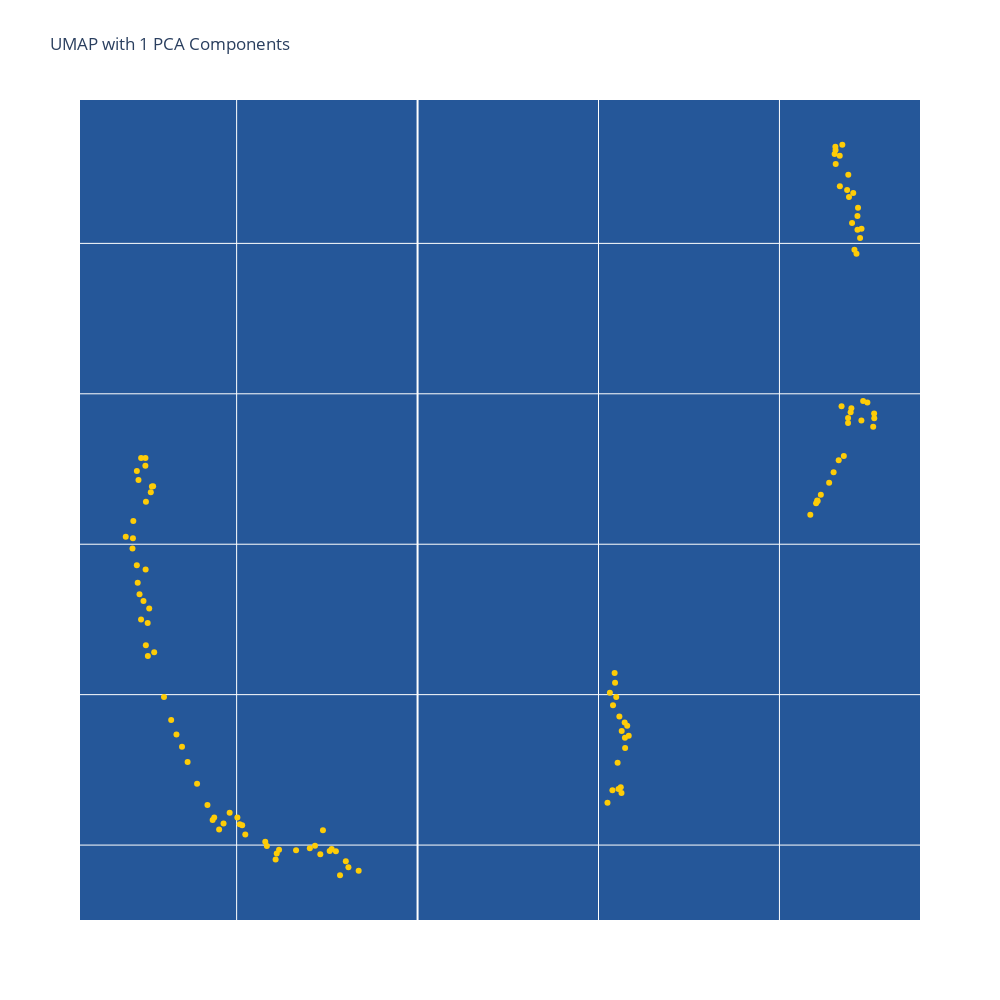
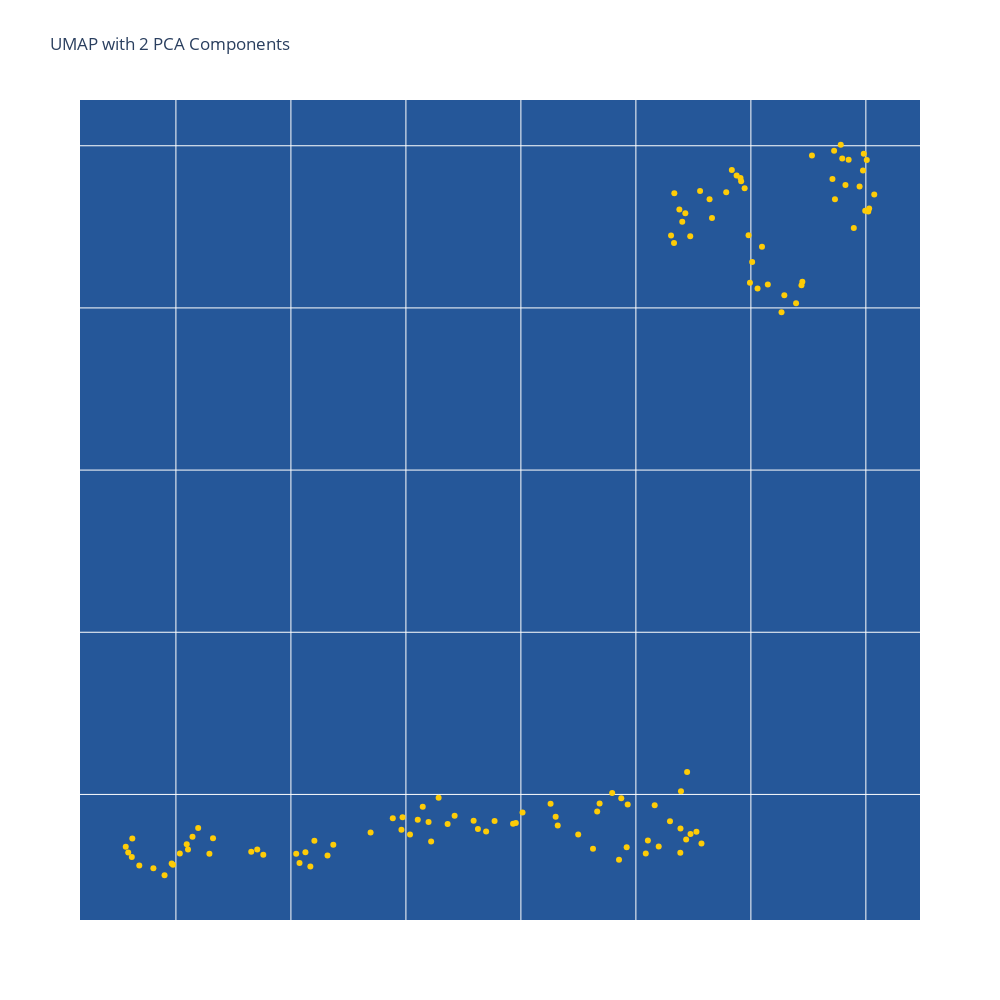
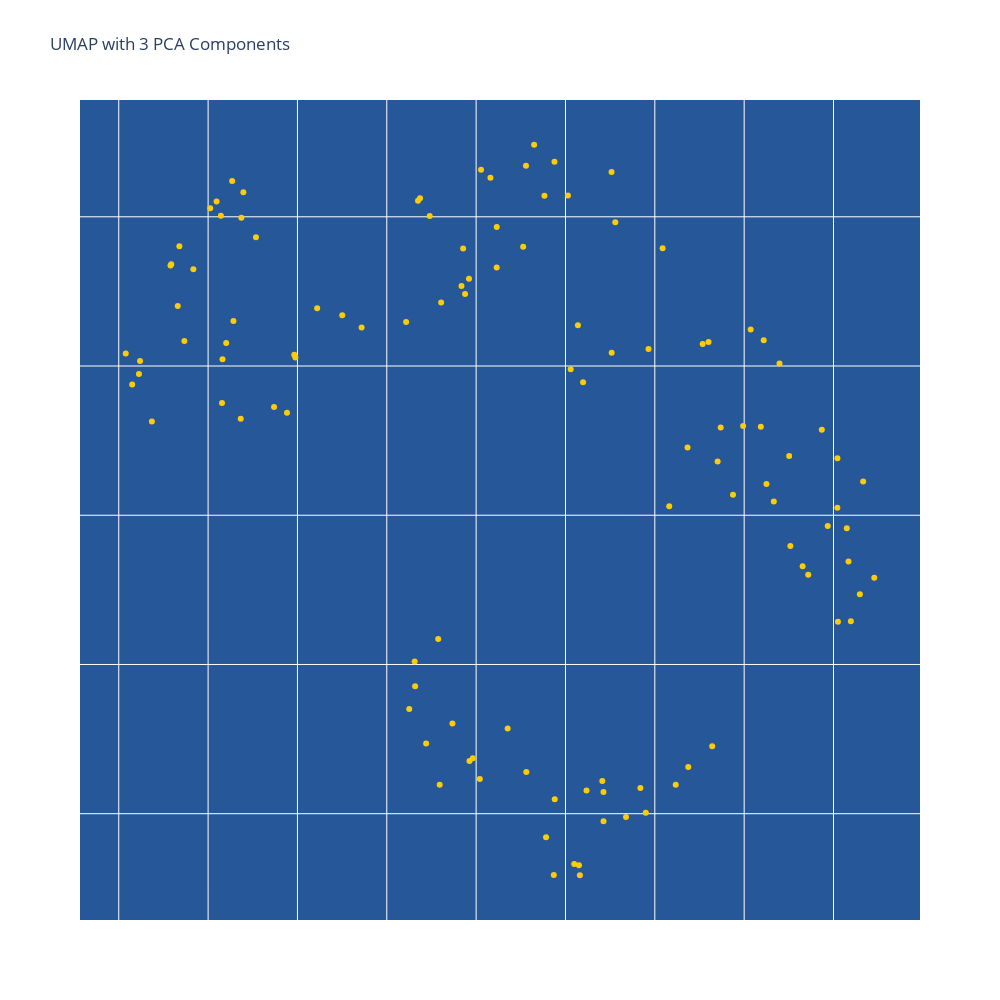
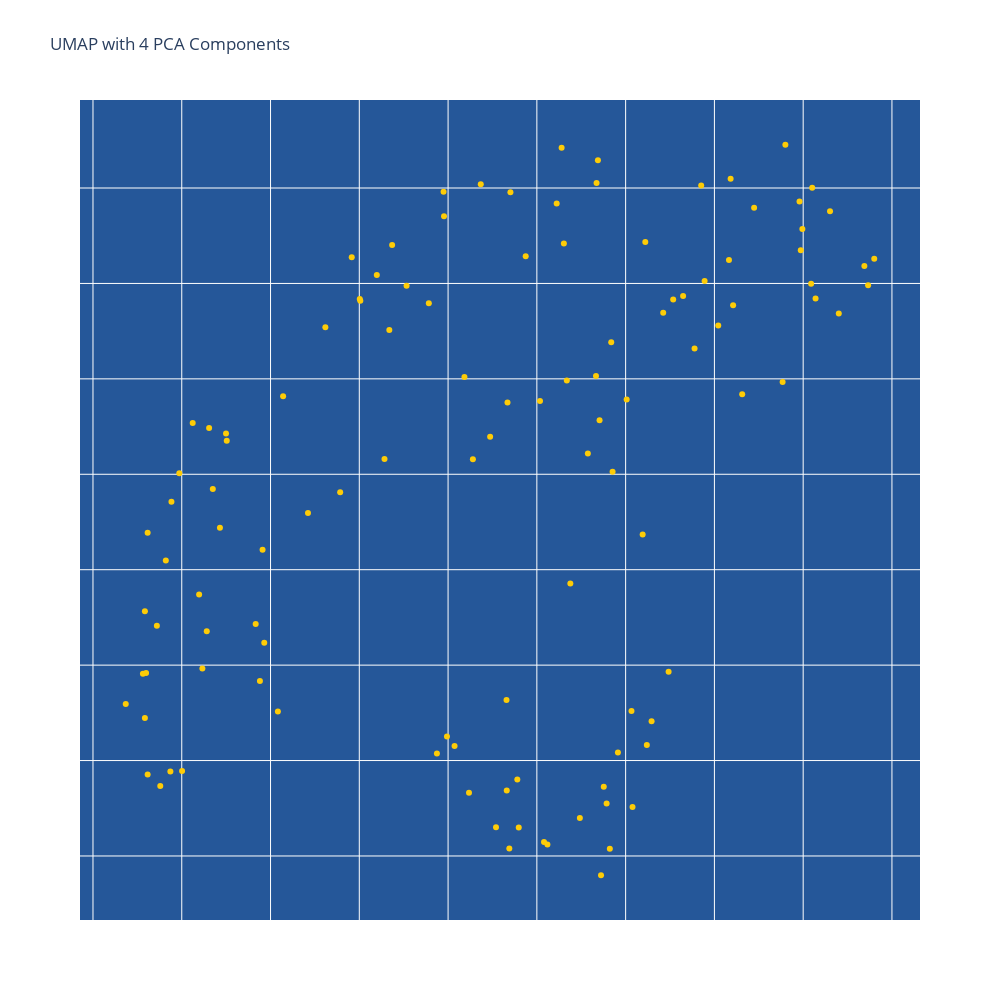

Write notebook code for charts like these, in order.
### Markdown cell above
# UMAP iteration with different number of components

### Code cell
# Run UMAPs by iterating through different number of PCA components
pca_result = PCA().fit_transform(feature_matrix)

for num_components in config['pca_components_to_try']:
    pca_reduced_features = pca_result[:, :num_components]
    umap_result = UMAP(random_state=123).fit_transform(pca_reduced_features)
    umap_df_pca = pd.DataFrame(umap_result, columns=["V1", "V2"])
    umap_df_pca['Faculty_Full_Name'] = raw_data['Faculty_Full_Name']
    umap_df_pca = umap_df_pca.merge(top_mesh_terms_df, on='Faculty_Full_Name', how='left')
    fig = px.scatter(umap_df_pca, x="V1", y="V2", title=f"UMAP with {num_components} PCA Components",
                     hover_name="Faculty_Full_Name",
                     hover_data={"V1": False, "V2": False,
                                 'Top_Mesh_Terms': True},
                     width=1000, height=1000, color_discrete_sequence=['#fecc07'])
    fig_show(fig)

### Figure 1 — Plotly figure (JSON) as saved in the notebook; plotly's stock layout.template omitted (floating-point values rounded to 4 significant figures; data arrays with more than 128 entries replaced by an {"elided": "..."} marker saying what was removed)
{"data": [{"customdata": {"elided": "114 rows, 495 str values in total"}, "hovertemplate": "<b>%{hovertext}</b><br><br>Top_Mesh_Terms=%{customdata[0]}<extra></extra>", "hovertext": ["Allison, Steven", "Arora, Kavita", "Atwood, Scott", "Azizi, Emanuel", "Baker, Nicholas", "Bardwell, Lee", "Blumberg, Bruce", "Blurton-Jones, Mathew", "Bracken, Matthew", "Briscoe, Adriana", "Burley, Nancy", "Busciglio, Jorge", "Cahill, Larry", "Cho, Ken", "Chrastil, Elizabeth", "Cinquin, Olivier", "Cocco, Melanie", "Cohen-Cory, Susana", "Connor, Kwasi", "Cramer, Karina", "Daley, Monica", "Donovan, Peter", "Drayman, Nir", "Edinger, Aimee", "Emerson, J.J.", "Eom, Dae Seok", "Faiola, Celia", "Fortin, Norbert", "Fowler, Christie", "Frank, Steven", "Frostig, Ron", "Fruman, David", "Gaut, Brandon", "German, Donovan", "Gershon, Paul", "Glabe, Charles", "Gonen, Shane", "Goulding, Celia", "Green, Kim", "Green, Michael", "Grill, Joshua", "Gross, Steven", "Halbrook, Christopher", "Hammer, Tobin", "Hu, Yilin", "Hughes, Christopher", "Huxman, Travis", "Inlay, Matthew", "James, Anthony", "Kawas, Claudia", "Kim, Seungsoo", "Kong, Mei", "Konieczny, Piotr", "Kvon, Evgeny", "LaFerla, Frank", "Lamb, Joleah", "Lander, Arthur", "Lane, Thomas", "Lara-Gonzalez, Pablo", "Lee, Grace", "Lodoen, Melissa", "Long, Anthony", "Luo, Ray", "Lur, Gyorgy", "Lutterschmidt, Deborah", "MacGregor, Grant", "Mahler, Stephen", "Martinez, Christopher", "Martiny, Adam", "Martiny, Jennifer", "McHenry, Matthew", "McNaughton, Bruce", "McNulty, Reginald", "Metherate, Raju", "Mooney, Kailen", "Morehouse, Benjamin", "Morrissette, Naomi", "Mortazavi, Ali", "Nicholas, Dequina", "Nie, Qing", "Parsons, Michael", "Pizzagalli, Diego", "Plikus, Maksim", "Ranz, Jose", "Razorenova, Olga", "Rebolleda-Gomez, Maria", "Ribbe, Markus", "Rodriguez Verdugo, Alejandra", "Schechtman-Drayman, Eitan", "Schilling, Thomas", "Shi, Xiaoyu", "Sorte, Cascade", "Stark, Craig", "Striedter, Georg", "Suetterlin, Christine", "Sumikawa, Katumi", "Sun, Sha", "Swarup, Vivek", "Symons, Celia", "Tenner, Andrea", "Thompson-Peer, Katherine", "Thompson, Leslie", "Thornton, Kevin", "Tinoco, Roberto", "Treseder, Kathleen", "Tsai, Shiou-Chuan", "Walsh, Craig", "Wang, Wenqi", "Warrior, Rahul", "Whiteson, Katrine", "Wiles, Travis", "Wood, Marcelo", "Xue, Katherine", "Yassa, Michael"], "legendgroup": "", "marker": {"color": "#fecc07", "symbol": "circle"}, "mode": "markers", "name": "", "orientation": "v", "showlegend": false, "type": "scatter", "x": [12.13, 5.641, -3.828, 11.99, 11.97, -5.806, -4.761, -5.362, 5.49, 11.14, 11.9, -7.683, -7.372, 5.248, -3.923, -5.663, 5.793, -2.687, 10.85, 12.07, 12.31, -6.355, -1.983, 5.635, 12.26, -7.757, 11.64, 11.5, -7.509, 11.55, -2.374, -3.358, 12.23, 12.27, -4.209, -2.614, -6.509, 5.615, -7.855, -2.429, -7.734, 5.446, -7.758, 12.16, -4.846, 5.528, 5.577, -7.515, 11.37, -7.64, 11.78, -5.483, 11.72, 5.73, -7.878, 11.01, -2.257, -4.914, -5.619, 11.92, -7.506, 11.9, 11.06, 5.385, 5.402, -6.663, 5.553, 11.55, 5.457, 12.17, 12.62, -2.977, -6.093, -5.193, 11.67, 12.04, 5.835, -7.453, -2.834, -7.458, -3.892, 11.9, 12.62, 11.53, -4.98, 11.74, -8.064, 11.67, -7.308, 12.16, -7.522, 5.736, -7.52, 11.56, -2.143, -7.574, 11.87, -6.809, -1.911, -7.342, 5.723, -4.164, 12.59, -7.278, 11.04, -1.628, -7.866, -7.007, 5.314, 12.43, 12.01, -7.642, -7.712, -7.416], "xaxis": "x", "y": [13.86, 7.518, 5.938, 11.81, 11.75, 6.534, 6.141, 6.287, 7.969, 10.66, 11.61, 9.337, 10.69, 6.564, 5.808, 6.334, 7.587, 5.879, 10.39, 13.92, 11.91, 7.103, 5.785, 6.692, 11.64, 10.97, 11.12, 10.96, 8.655, 15.29, 5.948, 5.932, 14.07, 14.19, 6.046, 6.198, 7.308, 6.769, 10.31, 5.921, 9.487, 8.287, 9.72, 14.36, 6.263, 7.094, 7.708, 9.664, 10.82, 11.15, 11.17, 6.208, 11.84, 7.426, 9.942, 10.55, 5.918, 6.277, 6.367, 14.62, 10.57, 14.91, 10.58, 6.728, 7.86, 7.471, 6.744, 15.24, 8.158, 14.47, 11.67, 5.958, 6.815, 6.43, 15.16, 14.67, 7.455, 8.514, 5.99, 8.953, 5.888, 11.68, 11.74, 15.19, 6.367, 15.31, 10.1, 14.76, 10.77, 14.18, 11.04, 7.29, 11.15, 15.06, 5.599, 9.247, 14.71, 7.662, 5.704, 10.77, 7.63, 5.989, 11.56, 8.563, 10.58, 5.657, 10.08, 7.969, 8.026, 11.88, 14.27, 8.998, 10.86, 9.145], "yaxis": "y"}], "layout": {"height": 1000, "legend": {"tracegroupgap": 0}, "plot_bgcolor": "#255799", "title": {"text": "UMAP with 1 PCA Components"}, "width": 1000, "xaxis": {"anchor": "y", "domain": [0, 1], "showticklabels": false, "title": {"text": ""}}, "yaxis": {"anchor": "x", "domain": [0, 1], "showticklabels": false, "title": {"text": ""}}}}

### Figure 2 — Plotly figure (JSON) as saved in the notebook; plotly's stock layout.template omitted (floating-point values rounded to 4 significant figures; data arrays with more than 128 entries replaced by an {"elided": "..."} marker saying what was removed)
{"data": [{"customdata": {"elided": "114 rows, 495 str values in total"}, "hovertemplate": "<b>%{hovertext}</b><br><br>Top_Mesh_Terms=%{customdata[0]}<extra></extra>", "hovertext": ["Allison, Steven", "Arora, Kavita", "Atwood, Scott", "Azizi, Emanuel", "Baker, Nicholas", "Bardwell, Lee", "Blumberg, Bruce", "Blurton-Jones, Mathew", "Bracken, Matthew", "Briscoe, Adriana", "Burley, Nancy", "Busciglio, Jorge", "Cahill, Larry", "Cho, Ken", "Chrastil, Elizabeth", "Cinquin, Olivier", "Cocco, Melanie", "Cohen-Cory, Susana", "Connor, Kwasi", "Cramer, Karina", "Daley, Monica", "Donovan, Peter", "Drayman, Nir", "Edinger, Aimee", "Emerson, J.J.", "Eom, Dae Seok", "Faiola, Celia", "Fortin, Norbert", "Fowler, Christie", "Frank, Steven", "Frostig, Ron", "Fruman, David", "Gaut, Brandon", "German, Donovan", "Gershon, Paul", "Glabe, Charles", "Gonen, Shane", "Goulding, Celia", "Green, Kim", "Green, Michael", "Grill, Joshua", "Gross, Steven", "Halbrook, Christopher", "Hammer, Tobin", "Hu, Yilin", "Hughes, Christopher", "Huxman, Travis", "Inlay, Matthew", "James, Anthony", "Kawas, Claudia", "Kim, Seungsoo", "Kong, Mei", "Konieczny, Piotr", "Kvon, Evgeny", "LaFerla, Frank", "Lamb, Joleah", "Lander, Arthur", "Lane, Thomas", "Lara-Gonzalez, Pablo", "Lee, Grace", "Lodoen, Melissa", "Long, Anthony", "Luo, Ray", "Lur, Gyorgy", "Lutterschmidt, Deborah", "MacGregor, Grant", "Mahler, Stephen", "Martinez, Christopher", "Martiny, Adam", "Martiny, Jennifer", "McHenry, Matthew", "McNaughton, Bruce", "McNulty, Reginald", "Metherate, Raju", "Mooney, Kailen", "Morehouse, Benjamin", "Morrissette, Naomi", "Mortazavi, Ali", "Nicholas, Dequina", "Nie, Qing", "Parsons, Michael", "Pizzagalli, Diego", "Plikus, Maksim", "Ranz, Jose", "Razorenova, Olga", "Rebolleda-Gomez, Maria", "Ribbe, Markus", "Rodriguez Verdugo, Alejandra", "Schechtman-Drayman, Eitan", "Schilling, Thomas", "Shi, Xiaoyu", "Sorte, Cascade", "Stark, Craig", "Striedter, Georg", "Suetterlin, Christine", "Sumikawa, Katumi", "Sun, Sha", "Swarup, Vivek", "Symons, Celia", "Tenner, Andrea", "Thompson-Peer, Katherine", "Thompson, Leslie", "Thornton, Kevin", "Tinoco, Roberto", "Treseder, Kathleen", "Tsai, Shiou-Chuan", "Walsh, Craig", "Wang, Wenqi", "Warrior, Rahul", "Whiteson, Katrine", "Wiles, Travis", "Wood, Marcelo", "Xue, Katherine", "Yassa, Michael"], "legendgroup": "", "marker": {"color": "#fecc07", "symbol": "circle"}, "mode": "markers", "name": "", "orientation": "v", "showlegend": false, "type": "scatter", "x": [11.96, 7.253, 6.207, 9.746, 10.78, 8.997, 6.847, 6.725, 13.59, 13.96, 10.95, 2.188, 1.127, 7.542, 9.84, 1.608, 9.327, 5.941, 10.87, 10.78, 10.66, 4.252, 6.438, 10.4, 10.95, 11.75, 11.57, 10.33, 2.645, 12.9, 5.386, 5.922, 13.64, 13.46, 6.293, 7.911, 13.56, 10.21, 9.254, 6.071, 2.288, 10.81, 3.52, 14.04, 10.86, 8.516, 13.06, 1.802, 9.858, 1.363, 10.59, 4.408, 10.77, 11.89, 9.707, 11.82, 7.178, 4.737, 4.338, 11.98, 1.926, 12.12, 9.588, 10.61, 13.95, 11.67, 8.028, 12.79, 13.7, 13.89, 11.32, 8.641, 6.394, 3.31, 12.53, 12.02, 9.369, 3.414, 10.17, 6.569, 13.45, 11.05, 11.14, 13.79, 4.637, 12.58, 10.67, 12.29, 1.17, 12.19, 1.241, 14.02, 1.233, 12.88, 7.864, 2.068, 10.89, 4.15, 11.12, 10.76, 11.28, 5.772, 14.06, 2.21, 11.83, 7.395, 1.95, 2.582, 8.605, 13.42, 13.99, 2.387, 14.15, 4.092], "xaxis": "x", "y": [8.896, 1.574, 1.689, 1.952, 1.578, 1.507, 1.737, 1.635, 9.842, 9.902, 1.511, 1.387, 1.355, 1.672, 1.348, 1.09, 1.791, 1.718, 1.445, 2.041, 8.8, 1.285, 1.42, 1.358, 8.883, 9.634, 9.426, 1.867, 1.459, 8.322, 1.531, 1.566, 9.516, 9.339, 1.848, 1.647, 10.01, 1.431, 1.331, 1.507, 1.479, 9.061, 1.257, 9.189, 9.167, 1.884, 9.88, 1.003, 1.875, 1.125, 1.67, 1.429, 1.28, 9.477, 1.196, 9.603, 1.677, 1.378, 1.11, 8.311, 1.148, 8.24, 2.019, 8.892, 9.695, 9.701, 1.778, 8.059, 9.826, 9.499, 9.109, 1.617, 1.661, 1.294, 7.947, 8.565, 1.889, 1.32, 1.271, 1.96, 9.938, 1.54, 1.396, 8.987, 1.248, 8.157, 9.413, 8.288, 1.284, 8.755, 1.456, 9.823, 1.229, 8.28, 1.638, 1.271, 2.276, 1.155, 9.443, 9.214, 9.339, 1.705, 9.225, 1.321, 9.562, 1.543, 1.133, 1.269, 1.726, 9.589, 9.197, 1.587, 9.4, 1.268], "yaxis": "y"}], "layout": {"height": 1000, "legend": {"tracegroupgap": 0}, "plot_bgcolor": "#255799", "title": {"text": "UMAP with 2 PCA Components"}, "width": 1000, "xaxis": {"anchor": "y", "domain": [0, 1], "showticklabels": false, "title": {"text": ""}}, "yaxis": {"anchor": "x", "domain": [0, 1], "showticklabels": false, "title": {"text": ""}}}}

### Figure 3 — Plotly figure (JSON) as saved in the notebook; plotly's stock layout.template omitted (floating-point values rounded to 4 significant figures; data arrays with more than 128 entries replaced by an {"elided": "..."} marker saying what was removed)
{"data": [{"customdata": {"elided": "114 rows, 495 str values in total"}, "hovertemplate": "<b>%{hovertext}</b><br><br>Top_Mesh_Terms=%{customdata[0]}<extra></extra>", "hovertext": ["Allison, Steven", "Arora, Kavita", "Atwood, Scott", "Azizi, Emanuel", "Baker, Nicholas", "Bardwell, Lee", "Blumberg, Bruce", "Blurton-Jones, Mathew", "Bracken, Matthew", "Briscoe, Adriana", "Burley, Nancy", "Busciglio, Jorge", "Cahill, Larry", "Cho, Ken", "Chrastil, Elizabeth", "Cinquin, Olivier", "Cocco, Melanie", "Cohen-Cory, Susana", "Connor, Kwasi", "Cramer, Karina", "Daley, Monica", "Donovan, Peter", "Drayman, Nir", "Edinger, Aimee", "Emerson, J.J.", "Eom, Dae Seok", "Faiola, Celia", "Fortin, Norbert", "Fowler, Christie", "Frank, Steven", "Frostig, Ron", "Fruman, David", "Gaut, Brandon", "German, Donovan", "Gershon, Paul", "Glabe, Charles", "Gonen, Shane", "Goulding, Celia", "Green, Kim", "Green, Michael", "Grill, Joshua", "Gross, Steven", "Halbrook, Christopher", "Hammer, Tobin", "Hu, Yilin", "Hughes, Christopher", "Huxman, Travis", "Inlay, Matthew", "James, Anthony", "Kawas, Claudia", "Kim, Seungsoo", "Kong, Mei", "Konieczny, Piotr", "Kvon, Evgeny", "LaFerla, Frank", "Lamb, Joleah", "Lander, Arthur", "Lane, Thomas", "Lara-Gonzalez, Pablo", "Lee, Grace", "Lodoen, Melissa", "Long, Anthony", "Luo, Ray", "Lur, Gyorgy", "Lutterschmidt, Deborah", "MacGregor, Grant", "Mahler, Stephen", "Martinez, Christopher", "Martiny, Adam", "Martiny, Jennifer", "McHenry, Matthew", "McNaughton, Bruce", "McNulty, Reginald", "Metherate, Raju", "Mooney, Kailen", "Morehouse, Benjamin", "Morrissette, Naomi", "Mortazavi, Ali", "Nicholas, Dequina", "Nie, Qing", "Parsons, Michael", "Pizzagalli, Diego", "Plikus, Maksim", "Ranz, Jose", "Razorenova, Olga", "Rebolleda-Gomez, Maria", "Ribbe, Markus", "Rodriguez Verdugo, Alejandra", "Schechtman-Drayman, Eitan", "Schilling, Thomas", "Shi, Xiaoyu", "Sorte, Cascade", "Stark, Craig", "Striedter, Georg", "Suetterlin, Christine", "Sumikawa, Katumi", "Sun, Sha", "Swarup, Vivek", "Symons, Celia", "Tenner, Andrea", "Thompson-Peer, Katherine", "Thompson, Leslie", "Thornton, Kevin", "Tinoco, Roberto", "Treseder, Kathleen", "Tsai, Shiou-Chuan", "Walsh, Craig", "Wang, Wenqi", "Warrior, Rahul", "Whiteson, Katrine", "Wiles, Travis", "Wood, Marcelo", "Xue, Katherine", "Yassa, Michael"], "legendgroup": "", "marker": {"color": "#fecc07", "symbol": "circle"}, "mode": "markers", "name": "", "orientation": "v", "showlegend": false, "type": "scatter", "x": [5.536, 10.09, 10.99, 4.579, 7.92, 8.765, 9.425, 9.412, 4.238, 5.284, 7.876, 11.72, 12.3, 10.54, 8.649, 12.17, 8.558, 11.07, 8.055, 7.609, 4.587, 11.33, 10.74, 8.16, 5.372, 7.592, 5.023, 8.23, 12.04, 5.738, 11.4, 11.19, 5.203, 7.575, 10.7, 10.16, 7.963, 9.197, 8.783, 11.22, 11.65, 7.349, 9.098, 7.317, 7.48, 9.93, 4.66, 10.37, 8.527, 12.05, 8.231, 11.5, 7.836, 5.395, 9.236, 4.835, 9.426, 9.839, 11.87, 6.502, 9.151, 6.221, 9.139, 5.143, 4.15, 8.353, 9.558, 5.365, 4.735, 7.312, 4.078, 8.877, 9.677, 12.04, 5.964, 6.718, 9.517, 11.52, 9.058, 8.87, 7.926, 7.855, 8.88, 5.156, 11.25, 5.977, 7.372, 5.161, 12.46, 8.041, 10.64, 4.226, 12.19, 5.883, 10.37, 12.15, 7.217, 9.899, 4.678, 8.562, 5.269, 10.88, 4.371, 10.23, 5.095, 10.6, 9.161, 11.94, 9.028, 7.735, 7.44, 12.33, 7.251, 9.516], "xaxis": "x", "y": [8.863, 8.789, 7.597, 8.673, 8.585, 9.141, 5.145, 5.22, 8.033, 8.302, 8.483, 6.601, 6.47, 8.147, 9.483, 6.689, 9.341, 8.245, 9.316, 8.426, 8.683, 7.091, 7.589, 9.262, 8.993, 5.193, 9.058, 8.66, 7.051, 7.725, 8.016, 7.592, 8.154, 6.17, 7.36, 7.061, 5.372, 7.891, 4.841, 8.173, 6.658, 9.107, 4.664, 5.854, 9.005, 8.114, 8.403, 5.313, 8.799, 6.286, 8.931, 7.397, 8.535, 9.165, 5.155, 8.649, 4.95, 5.173, 7.572, 8.34, 4.654, 8.388, 8.273, 9.008, 7.877, 5.57, 8.964, 7.646, 8.168, 6.019, 8.083, 9.369, 4.978, 7.382, 8.075, 8.259, 8.089, 6.794, 7.978, 4.589, 5.354, 8.787, 5.097, 7.753, 7.209, 8.057, 9.125, 8.045, 6.581, 5.232, 5.452, 7.947, 6.29, 7.687, 7.454, 6.913, 8.295, 5.006, 8.803, 5.28, 9.24, 7.137, 7.628, 5.194, 9.103, 8.16, 4.587, 6.929, 9.142, 5.605, 5.47, 7.225, 5.701, 9.299], "yaxis": "y"}], "layout": {"height": 1000, "legend": {"tracegroupgap": 0}, "plot_bgcolor": "#255799", "title": {"text": "UMAP with 3 PCA Components"}, "width": 1000, "xaxis": {"anchor": "y", "domain": [0, 1], "showticklabels": false, "title": {"text": ""}}, "yaxis": {"anchor": "x", "domain": [0, 1], "showticklabels": false, "title": {"text": ""}}}}

### Figure 4 — Plotly figure (JSON) as saved in the notebook; plotly's stock layout.template omitted (floating-point values rounded to 4 significant figures; data arrays with more than 128 entries replaced by an {"elided": "..."} marker saying what was removed)
{"data": [{"customdata": {"elided": "114 rows, 495 str values in total"}, "hovertemplate": "<b>%{hovertext}</b><br><br>Top_Mesh_Terms=%{customdata[0]}<extra></extra>", "hovertext": ["Allison, Steven", "Arora, Kavita", "Atwood, Scott", "Azizi, Emanuel", "Baker, Nicholas", "Bardwell, Lee", "Blumberg, Bruce", "Blurton-Jones, Mathew", "Bracken, Matthew", "Briscoe, Adriana", "Burley, Nancy", "Busciglio, Jorge", "Cahill, Larry", "Cho, Ken", "Chrastil, Elizabeth", "Cinquin, Olivier", "Cocco, Melanie", "Cohen-Cory, Susana", "Connor, Kwasi", "Cramer, Karina", "Daley, Monica", "Donovan, Peter", "Drayman, Nir", "Edinger, Aimee", "Emerson, J.J.", "Eom, Dae Seok", "Faiola, Celia", "Fortin, Norbert", "Fowler, Christie", "Frank, Steven", "Frostig, Ron", "Fruman, David", "Gaut, Brandon", "German, Donovan", "Gershon, Paul", "Glabe, Charles", "Gonen, Shane", "Goulding, Celia", "Green, Kim", "Green, Michael", "Grill, Joshua", "Gross, Steven", "Halbrook, Christopher", "Hammer, Tobin", "Hu, Yilin", "Hughes, Christopher", "Huxman, Travis", "Inlay, Matthew", "James, Anthony", "Kawas, Claudia", "Kim, Seungsoo", "Kong, Mei", "Konieczny, Piotr", "Kvon, Evgeny", "LaFerla, Frank", "Lamb, Joleah", "Lander, Arthur", "Lane, Thomas", "Lara-Gonzalez, Pablo", "Lee, Grace", "Lodoen, Melissa", "Long, Anthony", "Luo, Ray", "Lur, Gyorgy", "Lutterschmidt, Deborah", "MacGregor, Grant", "Mahler, Stephen", "Martinez, Christopher", "Martiny, Adam", "Martiny, Jennifer", "McHenry, Matthew", "McNaughton, Bruce", "McNulty, Reginald", "Metherate, Raju", "Mooney, Kailen", "Morehouse, Benjamin", "Morrissette, Naomi", "Mortazavi, Ali", "Nicholas, Dequina", "Nie, Qing", "Parsons, Michael", "Pizzagalli, Diego", "Plikus, Maksim", "Ranz, Jose", "Razorenova, Olga", "Rebolleda-Gomez, Maria", "Ribbe, Markus", "Rodriguez Verdugo, Alejandra", "Schechtman-Drayman, Eitan", "Schilling, Thomas", "Shi, Xiaoyu", "Sorte, Cascade", "Stark, Craig", "Striedter, Georg", "Suetterlin, Christine", "Sumikawa, Katumi", "Sun, Sha", "Swarup, Vivek", "Symons, Celia", "Tenner, Andrea", "Thompson-Peer, Katherine", "Thompson, Leslie", "Thornton, Kevin", "Tinoco, Roberto", "Treseder, Kathleen", "Tsai, Shiou-Chuan", "Walsh, Craig", "Wang, Wenqi", "Warrior, Rahul", "Whiteson, Katrine", "Wiles, Travis", "Wood, Marcelo", "Xue, Katherine", "Yassa, Michael"], "legendgroup": "", "marker": {"color": "#fecc07", "symbol": "circle"}, "mode": "markers", "name": "", "orientation": "v", "showlegend": false, "type": "scatter", "x": [3.43, 7.673, 7.706, 2.872, 5.005, 6.702, 7.786, 7.754, 2.598, 3.35, 4.915, 10.09, 10.8, 7.338, 6.368, 9.973, 5.954, 8.851, 4.618, 7.688, 2.758, 9.043, 8.012, 5.37, 3.499, 6.69, 2.884, 5.338, 9.991, 3.88, 9.183, 8.423, 3.196, 6.236, 8.536, 7.853, 6.78, 6.474, 7.913, 8.221, 10.14, 4.142, 7.822, 5.987, 6.874, 7.035, 2.585, 9.313, 5.783, 10.73, 5.532, 8.647, 5.011, 3.507, 9.768, 2.821, 7.484, 8.292, 7.666, 4.422, 8.077, 3.91, 6.184, 3.308, 2.369, 7.377, 7.224, 3.004, 2.72, 5.874, 2.616, 5.949, 8.066, 9.959, 3.929, 4.784, 6.669, 9.211, 6.279, 7.081, 6.661, 5.197, 7.119, 3.232, 8.89, 3.833, 7.304, 3.282, 10.1, 6.796, 10.4, 2.562, 10.69, 4.083, 7.574, 10.3, 5.284, 8.239, 2.616, 8.192, 3.123, 8.776, 2.585, 8.484, 2.972, 7.838, 7.723, 9.164, 7.279, 6.658, 6.54, 9.447, 6.073, 9.799], "xaxis": "x", "y": [15.72, 17.53, 16.28, 14.44, 16.92, 17.48, 14.28, 14.36, 14.96, 15.92, 17.14, 17.0, 17.13, 16.49, 17.52, 17.17, 17.35, 17.51, 16.77, 17.65, 14.37, 16.78, 16.39, 17.2, 16.21, 14.04, 15.86, 16.76, 17.29, 14.92, 17.55, 16.85, 15.37, 14.33, 16.92, 16.01, 14.4, 16.2, 14.54, 17.22, 16.92, 16.41, 14.04, 14.63, 17.14, 16.38, 15.28, 16.42, 16.9, 16.99, 16.99, 16.93, 16.91, 16.18, 16.48, 15.55, 14.2, 14.71, 16.52, 15.8, 14.26, 15.6, 16.51, 16.24, 14.8, 15.43, 17.42, 14.44, 15.21, 14.54, 14.43, 17.48, 14.76, 17.43, 15.12, 15.91, 16.38, 16.89, 16.08, 14.07, 14.34, 17.04, 14.06, 14.98, 17.01, 15.22, 17.21, 15.18, 17.5, 14.15, 16.84, 14.95, 17.09, 14.76, 16.11, 17.38, 16.08, 14.58, 15.69, 15.68, 16.27, 16.66, 14.72, 14.97, 16.01, 16.69, 13.9, 17.12, 17.71, 14.82, 14.15, 17.4, 14.58, 17.73], "yaxis": "y"}], "layout": {"height": 1000, "legend": {"tracegroupgap": 0}, "plot_bgcolor": "#255799", "title": {"text": "UMAP with 4 PCA Components"}, "width": 1000, "xaxis": {"anchor": "y", "domain": [0, 1], "showticklabels": false, "title": {"text": ""}}, "yaxis": {"anchor": "x", "domain": [0, 1], "showticklabels": false, "title": {"text": ""}}}}
